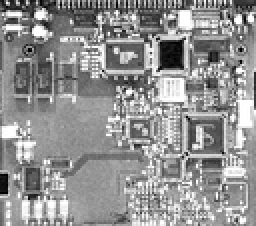
%> input picture Assignment_1/cktboard.tif, 128 x 113 px, shrunk from 671 x 594 before the run (shown 2 times larger)
$ octave IPzoom_test.m   (GNU Octave 9; MATLAB toolbox functions it lacks are replaced by stand-ins)
%> lines starting %> are read from the running program, lines starting %| are printed output that depends on the picture
### Assignment_1/IPscaling_transformation.m
function It = IPscaling_transformation(I, A, interpolation)
% IPscaling_transformation Computes an image scaling operation
% using an affine transformation matrix.
% Arguments:
%       I: Input image
%       A: Affine transformation matrix [3x3] of form
%           [cx 0 0; 0 cy 0; 0 0 1;] or a scalar value, then cx=cy.
%       interpolation: interpolation method. See IPinterpolate.m
if isnumeric(A)
    A = [A 0 0; 0 A 0; 0 0 1;];
end
if ~exist('interpolation', 'var')
   interpolation = 'none';
end
I = im2double(I);

% Image size
[M, N] = size(I); % height, width
D = [M, N, 1];  % dimensions

% Transformed dimensions
Dt = D * A;
Mt = round(Dt(1));
Nt = round(Dt(2));

% Map coordinates to new values
It = zeros(Mt, Nt);

%% Inverse mapping
% Perform _inverse mapping_ instead of forward mapping. Compute
% the inverse affine transformation matrix $A^{-1}$. See
% section 2.6 of (DIP, 42 - Gonzalez, Woods) book, page 102.
for y = 1:Mt
    for x = 1:Nt
        Pt = [x, y, 1];
        P = Pt / A; % original coordinate (same as Pt * inv(A)).
        offset = diag(0.5 * (1 - inv(A)))'; % inverse mapping centering offset
        It(y, x) = IPinterpolate(I, P, offset, interpolation);
    end
end

end

### Assignment_1/IPzoom.m
function zoomedImage = IPzoom(I, factor)
% IPzoom Zooms an image by a factor of `factor`, which
% must be a (positive) integer, i.e. upsamplingFactor >= 1. Function zooms
% image by replicating pixels.
% Arguments:
%   I: input image to zoom
%   factor: factor to zoom with. Must be an integer.
assert(isinteger(factor), 'factor must be an integer (was %d)', factor);
It = IPscaling_transformation(I, double(factor), 'nearest');
zoomedImage = uint8(It * 2^8); % normalize back to 8-bit int image.
end

### Assignment_1/IPdownsample.m
function downsampledImage = IPdownsample(I, factor)
% IPdownsample Down-samples an image by a factor of `factor`, which
% must be a (positive) integer, i.e. factor >= 1.
% Arguments:
%   I: input image to downsample
%   factor: factor to shrink with. Must be an integer.
assert(isinteger(factor), 'factor must be an integer (was %d)', factor);
It = IPscaling_transformation(I, 1/double(factor), 'nearest');
downsampledImage = uint8(It * 2^8); % normalize back to 8-bit int image.
end

### Assignment_1/IPzoom_test.m
clc;                                  % clear the command window
close all;                            % close open figure windows

imname = 'cktboard';

inputfile = ['input_images/', imname,'.tif'];
f=imread(inputfile);                  % read input image
%> f is the input picture: size 113x128 uint8; min 0, max 255, mean 146.1
M = size(f,1);
%> M = 113
N = size(f,2);
%> N = 128

%%%%%%%%%%%%%%%%%%%%%%%%%%%%%%%%%%%%%%%%%%%%%%%%%%%%%%%%%%%%%%%%%%%%
% Image zooming
zoomFactor = uint8(4);
g = IPzoom(f, zoomFactor);
%> after the loop in IPscaling_transformation, `for y = 1:Mt`:
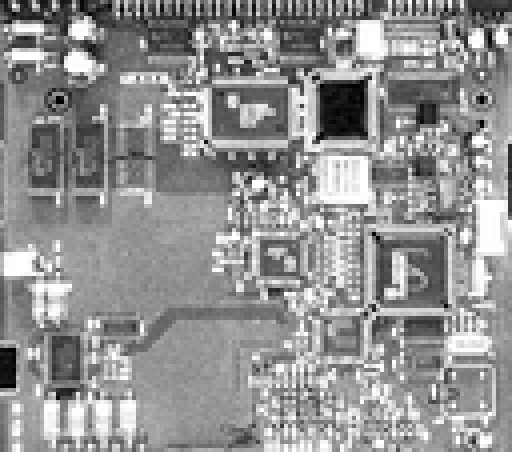
%> It: size 452x512 double; min 0, max 1, mean 0.573

% Downsample, then zoom back again
g_ds = IPdownsample(f, zoomFactor);
%> in IPdownsample, `It = IPscaling_transformation(I, 1/double(factor), 'nearest');`:
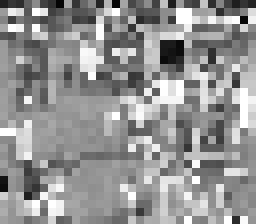
%> It: size 28x32 double (shown 8 times larger); min 0.0157, max 1, mean 0.577
g_ = IPzoom(g_ds, zoomFactor);

% Write output to file
outputfile = ['output_images/', imname, ...
    '_zoomFactor=' num2str(zoomFactor), '.png'];
imwrite(g, outputfile);
fprintf('\nFiltered image saved in file %s\n', outputfile);

outputfile = ['output_images/', imname, ...
    '_reconstruction=' num2str(zoomFactor), '.png'];
imwrite(g_, outputfile);
fprintf('\nReconstructed image saved in file %s\n', outputfile);

%%%%%%%%%%%%%%%%%%%%%%%%%%%%%%%%%%%%%%%%%%%%%%%%%%%%%%%%%%%%%%%%%%%%
% Plot images

% Plot the input image
figure;
subplot(121);
colormap(gray(256));
imagesc(f);
axis equal;
axis tight;
title('INPUT IMAGE')

% Plot the output image
subplot(122);
colormap(gray(256));
imagesc(g);
axis equal;
axis tight;
title('ZOOMED IMAGE')

% Write current figure to file
all_file = ['output_plots/', imname,'_all', ...
    '_zoomFactor=',num2str(zoomFactor),'.svg'];
set(gcf, 'PaperUnits', 'normalized')
set(gcf, 'PaperPosition', [0 0 0.7 0.15])
saveas(gcf,all_file);

%%% Plot reconstructed image
% Plot the input image
figure;
subplot(121);
colormap(gray(256));
imagesc(f);
axis equal;
axis tight;
title('INPUT IMAGE')

% Plot the output image
subplot(122);
colormap(gray(256));
imagesc(g_);
axis equal;
axis tight;
title('RECONSTRUCTED IMAGE')

% Write current figure to file
all_file = ['output_plots/', imname,'_all',...
    '_reconstruction=',num2str(zoomFactor),'.svg'];
set(gcf, 'PaperUnits', 'normalized')
set(gcf, 'PaperPosition', [0 0 0.7 0.15])
saveas(gcf,all_file);

fprintf('\nComplete image has been saved in file %s\n', all_file);
